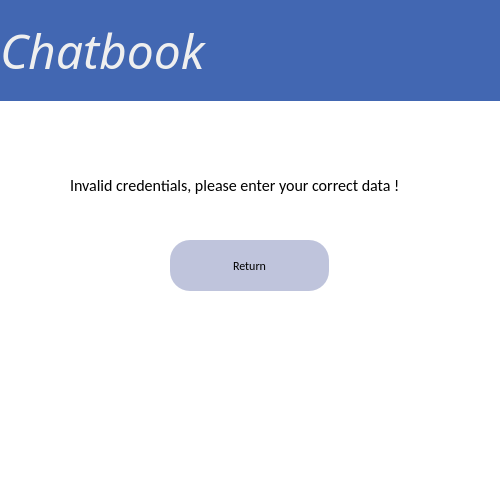
<?xml version="1.0" encoding="UTF-8"?>
<ui version="4.0">
 <class>centralwidget</class>
 <widget class="QDialog" name="centralwidget">
  <property name="geometry">
   <rect>
    <x>0</x>
    <y>0</y>
    <width>500</width>
    <height>500</height>
   </rect>
  </property>
  <property name="maximumSize">
   <size>
    <width>1000</width>
    <height>1000</height>
   </size>
  </property>
  <property name="windowTitle">
   <string>Dialog</string>
  </property>
  <property name="styleSheet">
   <string notr="true">background-color: rgb(255, 255, 255);


</string>
  </property>
  <widget class="QLabel" name="label_5">
   <property name="geometry">
    <rect>
     <x>140</x>
     <y>200</y>
     <width>211</width>
     <height>20</height>
    </rect>
   </property>
   <property name="styleSheet">
    <string notr="true">font: 11pt &quot;Consolas&quot;;
color: red;</string>
   </property>
   <property name="text">
    <string/>
   </property>
  </widget>
  <widget class="QPushButton" name="pushButton">
   <property name="geometry">
    <rect>
     <x>170</x>
     <y>240</y>
     <width>159</width>
     <height>51</height>
    </rect>
   </property>
   <property name="font">
    <font>
     <family>Calibri</family>
     <pointsize>9</pointsize>
     <italic>false</italic>
     <bold>false</bold>
    </font>
   </property>
   <property name="styleSheet">
    <string notr="true">border-radius:20px;
font: 9pt &quot;Calibri&quot;;
background-color: rgb(191, 196, 220);</string>
   </property>
   <property name="text">
    <string>Return</string>
   </property>
  </widget>
  <widget class="QLabel" name="label_2">
   <property name="geometry">
    <rect>
     <x>70</x>
     <y>150</y>
     <width>351</width>
     <height>71</height>
    </rect>
   </property>
   <property name="font">
    <font>
     <family>Calibri</family>
     <pointsize>12</pointsize>
    </font>
   </property>
   <property name="whatsThis">
    <string>&lt;html&gt;&lt;head/&gt;&lt;body&gt;&lt;p align=&quot;center&quot;&gt;&lt;br/&gt;&lt;/p&gt;&lt;/body&gt;&lt;/html&gt;</string>
   </property>
   <property name="text">
    <string>Invalid credentials, please enter your correct data !</string>
   </property>
  </widget>
  <widget class="QLabel" name="label">
   <property name="geometry">
    <rect>
     <x>0</x>
     <y>0</y>
     <width>511</width>
     <height>101</height>
    </rect>
   </property>
   <property name="font">
    <font>
     <family>Harlow Solid Italic</family>
     <pointsize>36</pointsize>
     <italic>true</italic>
    </font>
   </property>
   <property name="whatsThis">
    <string>&lt;html&gt;&lt;head/&gt;&lt;body&gt;&lt;p align=&quot;center&quot;&gt;&lt;br/&gt;&lt;/p&gt;&lt;/body&gt;&lt;/html&gt;</string>
   </property>
   <property name="styleSheet">
    <string notr="true">background-color: rgb(66, 103, 178);
color: rgb(239, 239, 239);</string>
   </property>
   <property name="text">
    <string>Chatbook</string>
   </property>
  </widget>
 </widget>
 <resources/>
 <connections/>
</ui>
